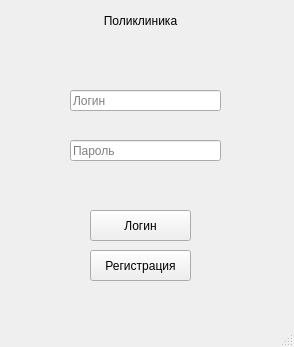
<?xml version="1.0" encoding="UTF-8"?>
<ui version="4.0">
 <class>MainWindow</class>
 <widget class="QMainWindow" name="MainWindow">
  <property name="geometry">
   <rect>
    <x>0</x>
    <y>0</y>
    <width>294</width>
    <height>347</height>
   </rect>
  </property>
  <property name="sizePolicy">
   <sizepolicy hsizetype="Fixed" vsizetype="Fixed">
    <horstretch>0</horstretch>
    <verstretch>0</verstretch>
   </sizepolicy>
  </property>
  <property name="windowTitle">
   <string>Поликлиника</string>
  </property>
  <widget class="QWidget" name="centralwidget">
   <widget class="QPushButton" name="pushButton">
    <property name="geometry">
     <rect>
      <x>90</x>
      <y>210</y>
      <width>101</width>
      <height>31</height>
     </rect>
    </property>
    <property name="text">
     <string>Логин</string>
    </property>
   </widget>
   <widget class="QPushButton" name="pushButton_2">
    <property name="geometry">
     <rect>
      <x>90</x>
      <y>250</y>
      <width>101</width>
      <height>31</height>
     </rect>
    </property>
    <property name="text">
     <string>Регистрация</string>
    </property>
   </widget>
   <widget class="QLabel" name="label_2">
    <property name="geometry">
     <rect>
      <x>60</x>
      <y>0</y>
      <width>161</width>
      <height>41</height>
     </rect>
    </property>
    <property name="text">
     <string>Поликлиника</string>
    </property>
    <property name="textFormat">
     <enum>Qt::PlainText</enum>
    </property>
    <property name="alignment">
     <set>Qt::AlignCenter</set>
    </property>
   </widget>
   <widget class="QLineEdit" name="lineEdit">
    <property name="geometry">
     <rect>
      <x>70</x>
      <y>90</y>
      <width>151</width>
      <height>21</height>
     </rect>
    </property>
    <property name="placeholderText">
     <string>Логин</string>
    </property>
   </widget>
   <widget class="QLineEdit" name="lineEdit_2">
    <property name="geometry">
     <rect>
      <x>70</x>
      <y>140</y>
      <width>151</width>
      <height>21</height>
     </rect>
    </property>
    <property name="placeholderText">
     <string>Пароль</string>
    </property>
   </widget>
   <widget class="QLabel" name="label">
    <property name="geometry">
     <rect>
      <x>10</x>
      <y>283</y>
      <width>281</width>
      <height>20</height>
     </rect>
    </property>
    <property name="text">
     <string/>
    </property>
   </widget>
  </widget>
  <widget class="QMenuBar" name="menubar">
   <property name="geometry">
    <rect>
     <x>0</x>
     <y>0</y>
     <width>294</width>
     <height>24</height>
    </rect>
   </property>
  </widget>
  <widget class="QStatusBar" name="statusbar"/>
 </widget>
 <resources/>
 <connections/>
</ui>
